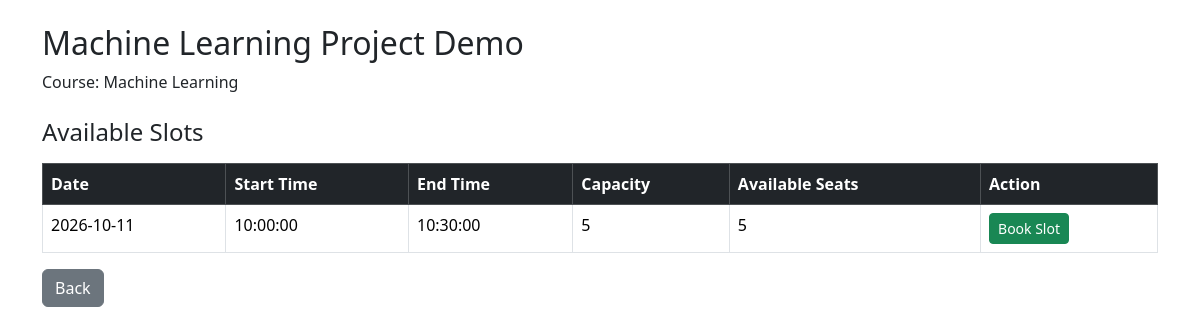
/student/exam/3/slots (signed in), run on an earlier commit of the app's database.
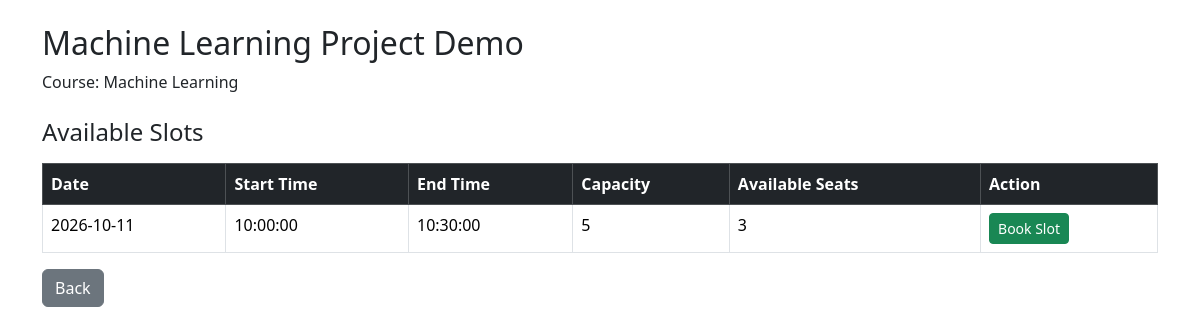
And on a later commit of the database.
### models.py (models this page shows)
class ExaminationSlot(db.Model):
    __tablename__ = "slots"
    id = db.Column(db.Integer, primary_key=True)
    examination_id = db.Column(db.Integer, db.ForeignKey("examinations.id"), nullable=False)
    examiner_id = db.Column(db.Integer, db.ForeignKey("users.id"), nullable=False)
    date = db.Column(db.Date)
    start_time = db.Column(db.Time)
    end_time = db.Column(db.Time)
    capacity = db.Column(db.Integer)
    available_seats = db.Column(db.Integer)
    status = db.Column(db.String(30), default="Available")
    examination = db.relationship(
        "Examination",
        backref="slots"
    )
    examiner = db.relationship(
        "User",
        foreign_keys=[examiner_id],
        backref="examiner_slots"
    )

### app.py (the view)
@app.route("/student/exam/<int:id>/slots")
@login_required
def view_exam_slots(id):
    if current_user.role != "student":
        return redirect(url_for("login"))
    exam = Examination.query.get_or_404(id)
    print(exam)
    slots = ExaminationSlot.query.filter(
        ExaminationSlot.examination_id == exam.id,
        ExaminationSlot.status.in_(["Open", "Booking Open", "Active"])
    ).all()
    print(slots)
    return render_template("student/slots.html", exam=exam, slots=slots)

### app.py (called while the page is built)
@login_manager.user_loader
def load_user(user_id):
    return db.session.get(User, int(user_id))

### templates/student/slots.html (shortened to what this page needs)
<!DOCTYPE html>
<html>
<head>
    <link href="https://cdn.jsdelivr.net/npm/bootstrap@5.3.3/dist/css/bootstrap.min.css" rel="stylesheet">
</head>
<body>
    <div class="container mt-4">
        <h2>{{ exam.name }}</h2>
        <p>
            Course: {{ exam.course.name }}
        </p>
        <h4 class="mt-4">Available Slots</h4>
        <table class="table table-bordered table-hover mt-3">
            <thead class="table-dark">
                <tr>
                    <th>Date</th>
                    <th>Start Time</th>
                    <th>End Time</th>
                    <th>Capacity</th>
                    <th>Available Seats</th>
                    <th>Action</th>
                </tr>
            </thead>
            <tbody>
                {% for slot in slots %}
                <tr>
                    <td>{{ slot.date }}</td>
                    <td>{{ slot.start_time }}</td>
                    <td>{{ slot.end_time }}</td>
                    <td>{{ slot.capacity }}</td>
                    <td>{{ slot.available_seats }}</td>
                    <td>
                        {% if slot.available_seats > 0 %}
                        <form method="POST" action="{{ url_for('book_slot', slot_id=slot.id) }}">
                            <button type="submit" class="btn btn-success btn-sm">
                                Book Slot
                            </button>
                        </form>
                        {% else %}
                        <span class="badge bg-danger">
                            Full
                        </span>
                        {% endif %}
                    </td>
                </tr>
                {% else %}
                <tr>
                    <td colspan="6" class="text-center">
                        No slots available.
                    </td>
                </tr>
                {% endfor %}
            </tbody>
        </table>
        <a href="{{ url_for('student_dashboard') }}" class="btn btn-secondary">
            Back
        </a>
    </div>
</body>
</html>

What changed in the data, as far as the page shows it:
changed ExaminationSlot: available_seats "5" → "3"
